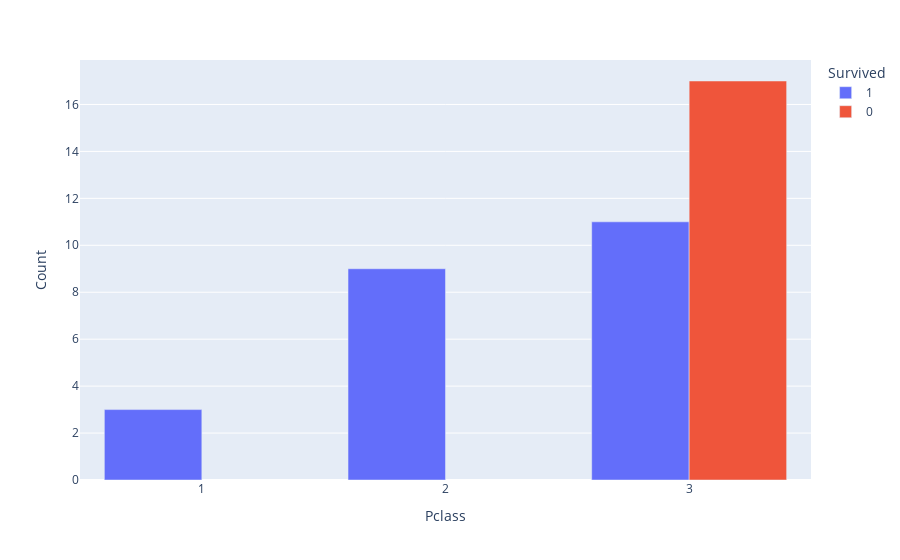

Notebook code cell kept with this figure:
### Markdown cell above
Распределение выживших и погибших детей мужского пола по *Классу билета*.

### Code cell
plot_barplot(train_data, 'Title', 'Master', 'Pclass')

### Figure 1 — Plotly figure (JSON) as saved in the notebook; plotly's stock layout.template omitted (floating-point values rounded to 4 significant figures)
{"data": [{"alignmentgroup": "True", "hovertemplate": "Survived=1<br>Pclass=%{x}<br>Count=%{y}<extra></extra>", "legendgroup": "1", "marker": {"color": "#636efa"}, "name": "1", "offsetgroup": "1", "orientation": "v", "showlegend": true, "textposition": "auto", "type": "bar", "x": [1, 2, 3], "xaxis": "x", "y": [3, 9, 11], "yaxis": "y"}, {"alignmentgroup": "True", "hovertemplate": "Survived=0<br>Pclass=%{x}<br>Count=%{y}<extra></extra>", "legendgroup": "0", "marker": {"color": "#EF553B"}, "name": "0", "offsetgroup": "0", "orientation": "v", "showlegend": true, "textposition": "auto", "type": "bar", "x": [3], "xaxis": "x", "y": [17], "yaxis": "y"}], "layout": {"barmode": "group", "legend": {"title": {"text": "Survived"}, "tracegroupgap": 0}, "margin": {"t": 60}, "xaxis": {"anchor": "y", "domain": [0, 1], "title": {"text": "Pclass"}}, "yaxis": {"anchor": "x", "domain": [0, 1], "title": {"text": "Count"}}}}
